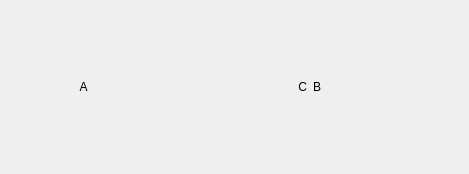
<?xml version="1.0" encoding="UTF-8"?>
<ui version="4.0">
 <class>Widget</class>
 <widget class="QWidget" name="Widget">
  <property name="geometry">
   <rect>
    <x>0</x>
    <y>0</y>
    <width>469</width>
    <height>174</height>
   </rect>
  </property>
  <property name="windowTitle">
   <string>Widget</string>
  </property>
  <layout class="QGridLayout" name="gridLayout">
   <item row="2" column="2">
    <widget class="QLabel" name="label_3">
     <property name="text">
      <string>C</string>
     </property>
     <property name="alignment">
      <set>Qt::AlignRight|Qt::AlignTrailing|Qt::AlignVCenter</set>
     </property>
    </widget>
   </item>
   <item row="2" column="4">
    <widget class="QLabel" name="label_2">
     <property name="text">
      <string>B</string>
     </property>
    </widget>
   </item>
   <item row="2" column="1">
    <widget class="QLabel" name="label">
     <property name="text">
      <string>A</string>
     </property>
     <property name="alignment">
      <set>Qt::AlignCenter</set>
     </property>
    </widget>
   </item>
  </layout>
 </widget>
 <layoutdefault spacing="6" margin="11"/>
 <resources/>
 <connections/>
</ui>
